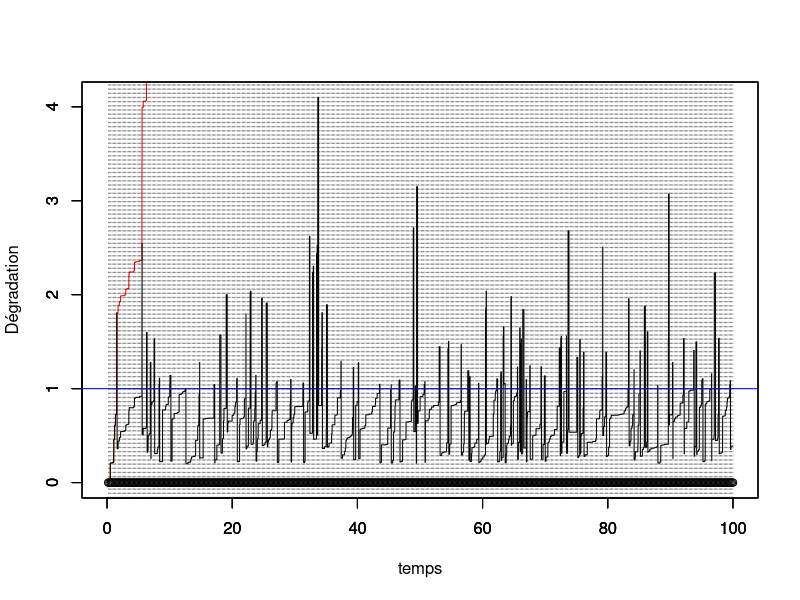
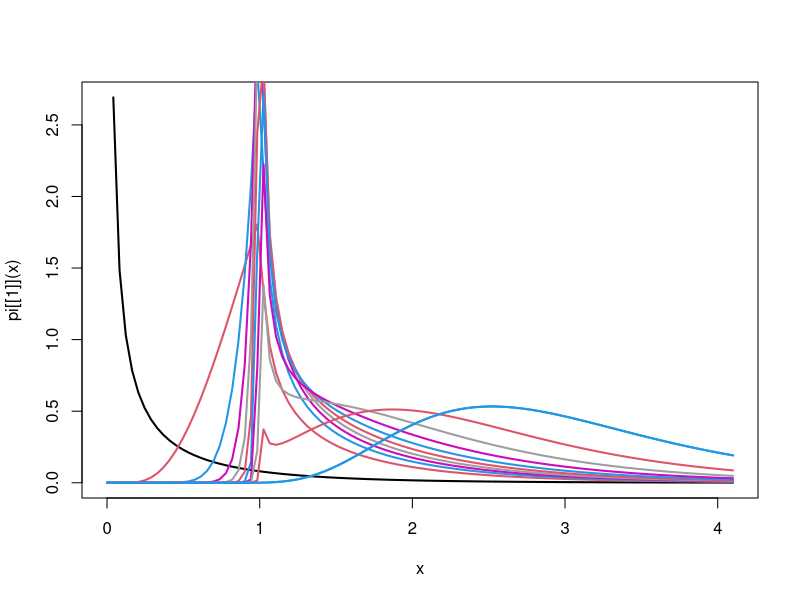

R code for these plots, in order:
# Programme d'optimisation de la maintenance en fonction de tau et de L
rm(list=ls())
library(ggplot2)
library(tidyverse)

# Définition des coûts d'inspections et  de maintenances.
C_I <- 5
C_P <- 50
C_C <- 100

MaintOpti <- function(tau,L=1){
  set.seed(123)
  rho = 0.8 # parametre ARDinf
  M=5 # seuil pout MC
  tps.final <-100 # fenêtre d'observation du processus
  id.newcycle <- FALSE # Initialisation du nb de cycle de renouvellement
  
  #set.seed(123)
  # Simulation d'un processus gamma jusqu'au temps final
  pas = 0.01 # pas de temps pour simuler le processus
  
  alpha = 1 # paramètre de forme de Gamma a = alpha (t)^beta
  beta = 1 # paramètre de forme  de Gamma
  b=1   # paramètre d'échelle du Gamma
  temps = seq(from = 0,to = tps.final,by = pas)
  
  n=length(temps)
  
  nb.inspections<- floor(tps.final/tau) # nombre d'inspections max pendant la fenêtre d'observation.
  
  obs<-numeric(nb.inspections) # données observées (pendant les inspections, à t_j^-)
  
  j<-1 # indicateur prochaine inspection
  j.newcycle <- 0 # identifier le j où nouveau cycle
  nb.cycles <- 1 # compteur de cycles
  
  x=matrix(nrow=nb.inspections+1,ncol = n) # processus Gamma simulé, nb.lignes = nb.cycles
  x[nb.cycles,1] = 0     # initialisation du processus Gamma = 0 à t=0
  for(i in 2:n){
    x[nb.cycles,i] = x[nb.cycles,i-1] + rgamma(1,scale = b, shape = alpha*(temps[i]^beta-temps[i-1]^beta))
  }
  y=numeric(n) # processus Gamma maintenu
  y.tilde=numeric(n) # processus Gamma maintenu
  
  y[1]<-0
  y.tilde[1]<-0
  
  while (j<=nb.inspections) {
    # boucle sur un cycle de renouvellement
    if (id.newcycle){
      # on resimule un x depuis 0
      x[nb.cycles,1] = 0     # initialisation du processus Gamma = 0 à t=0
      for(i in 2:n){
        x[nb.cycles,i] = x[nb.cycles,i-1] + rgamma(1,scale = b, shape = alpha*(temps[i]^beta-temps[i-1]^beta))
      }
      id.newcycle <- FALSE
    }
    
    y.tilde[((j-1)*tau/pas+2):(j*(tau/pas)+1)]<-y[((j-1)*tau/pas+2):(j*(tau/pas)+1)]<-y[(j-1)*tau/pas+1]+ x[nb.cycles,((j-j.newcycle-1)*tau/pas+2):((j-j.newcycle)*(tau/pas)+1)]- x[nb.cycles,(j-j.newcycle-1)*tau/pas+1]
    
    obs[j]<-y[j*tau/pas+1] # état dégradation à l'inspection (t_j^-)
    
    if (obs[j] < L) {
      #print("no action")
    } else {
      if (obs[j]<M) {
        y[j*tau/pas+1]<-(1-rho)*y[j*tau/pas+1] # on écrase (ARD infini)
      } else {
        y[j*tau/pas+1]<-0
        id.newcycle <- TRUE
        j.newcycle <- j
        nb.cycles <- nb.cycles+1
      }
    }
    j<-j+1
  }
  
  
  #df <- data.frame(temps,x,y)
  #mygraph <- ggplot(df,aes(x = temps)) +  
  #  geom_line(aes(y = y), color = "darkred") +
  #  geom_line(aes(y = x), color="steelblue", linetype="twodash") +
  #  geom_abline(slope = 0,intercept = L,color="blue") +
  #  geom_abline(slope = 0,intercept = M,color="red")
  
  
  temps.cycle<-c(0,tau*which(obs>M),tps.final)
  indice.temps.cycle <- c(1,tau/pas*(which(obs>M))+1,length(temps))
  
  
  for (k in 1:nb.cycles){
    plot(temps[indice.temps.cycle[k]:indice.temps.cycle[k+1]],x[k,1:(indice.temps.cycle[k+1]-indice.temps.cycle[k]+1)],col="red",type="l",ylim = c(0,max(y.tilde)),xlim = c(0,tps.final),xlab="",ylab="")
    par(new=T)
  }
  
  plot(temps,y.tilde,type="l",ylim=c(0,max(y.tilde)),xlim = c(0,tps.final),ylab="",xlab="")
  
  
  par(new=T)
  plot(tau*(1:nb.inspections),numeric(length = nb.inspections),ylim=c(0,max(y.tilde)),type="p",xlim = c(0,tps.final),xlab = "temps",ylab="Dégradation")
  abline(h=L,col="blue")
  abline(h=M,col="red")
  abline(v=tau*(1:nb.inspections), lty =3, col = grey(0.1), lwd = 0.45)
  
  #abline(v = tau*(1:nb.inspection))
  #####################################
  # Calcul de la loi stationnaire
  #####################################
  
  
  ## update 20/05/2021
  ## version discrétisée pour le calcul de la loi stationnaire
  
  # fonction ntrap : renvoie l'intégrale par la méthode des trapèzes
  ntrap <- function(abs,ord){
    # Cette fonction renvoie un vecteur de taille nc (pour différentes valeurs de y)
    # abscisse abs : vecteur de taille nl
    # ordonnée ord : matrice de taille nc*nl
    # (abs_i+1-abs_i)*(f(abs_i,ord)+f(abs_i,ord)/2
    # (matrix(1,ncol=1,nrow=nc)%*%diff(abs)) = (x_2-x_1 x_3-x_2 ...
    #                                           x_2-x_1 x_3-x_2 ...)
    
    nl<- length(abs)
    if (is.matrix(ord)){
      nc <- nrow(ord)
      res <- rowSums((matrix(1,ncol=1,nrow=nc)%*%diff(abs))*(ord[,-ncol(ord)]+ord[,-1])/2)
    } else {
      nc <- 1
      res <- sum(diff(abs)*(ord[-length(ord)]+ord[-1])/2)
    }
    return(res)
  }
  
  
  
  
  
  # vecteur de l'état x
  level.x <- seq(0.01,max(y.tilde),0.01)
  n.level.x <-length(level.x)
  
  ind.L <- which( level.x == L)
  ind.M <- which( level.x == M)
  
  
  level.y <- seq(0.01,max(y.tilde),0.01)
  n.level.y <-length(level.y)
  
  mat.trans <- matrix(0,ncol=n.level.y,nrow = n.level.x)
  mat.trans.rho <- matrix(0,ncol=n.level.y,nrow = n.level.x)
  
  for(i in 1:(n.level.x-1)){
    mat.trans[i,(i+1):n.level.y]<-dgamma(level.y[(i+1):n.level.y]-level.x[i],scale=b,shape = alpha*tau^beta)
    mat.trans.rho[i,(i+1):n.level.y]<-dgamma(level.y[(i+1):n.level.y]-(1-rho)*level.x[i],scale=b,shape = alpha*tau^beta)
  }
  
  K<-100
  w<-matrix(0,nrow=K,ncol=n.level.y)
  w[1,]<-dgamma(level.y,scale = b,shape=alpha*tau^beta)
  
  
  pi<-list()
  pi[[1]]<-function(x) dgamma(x,scale = b,shape=alpha*tau^beta)
  curve(pi[[1]](x), from = 0, to = max(level.x), lwd = 2, col = k)
  
  for(k in 2:K){
    
    # Contribution à la première intégrale :
    
    Q1 <- ntrap(level.x[1:ind.L],t(mat.trans[1:ind.L,]) * matrix(rep(w[k-1,1:ind.L],n.level.y),byrow = T,ncol = ind.L)) 
    # Contribution à la deuxième intégrale :
    
    if(length(ind.M) == 0){
      Q2 <- ntrap(level.x[(ind.L+1):length(level.x)],t(mat.trans.rho[(ind.L+1):length(level.x),]) *matrix(rep(w[k-1,(ind.L+1):length(level.x)],n.level.y),byrow = T,ncol = length(level.x)-ind.L) )
    } else {
      Q2 <- ntrap(level.x[(ind.L+1):ind.M],t(mat.trans.rho[(ind.L+1):ind.M,]) *matrix(rep(w[k-1,(ind.L+1):ind.M],n.level.y),byrow = T,ncol = ind.M-ind.L) )
    }
    
    
    # Contribution à la troisième intégrale :
    if(length(ind.M) == 0){
      Q3 <- 0
    } else {
      Q3 <- dgamma(level.y,scale=b,shape=alpha*tau^beta) * ntrap(level.x[(ind.M+1):n.level.y],w[k-1,(ind.M+1):n.level.y])
    }
    
    
    
    aux <- w[k,] <- (Q1+Q2+Q3)/ntrap(level.x,Q1+Q2+Q3)
    fn_w <- function(x) {
      res <- splinefun(x = level.x, y = aux)(x)*((0 < x) & (x<=max(level.x)))
      return(res)
    }
    pi[[k]] <- fn_w
    if(k%%10 == 0){
      curve(pi[[k]](x), from = 0, to = max(level.x), lwd = 2, add = TRUE, col = k,ylab = "w_k")
    }
    
    print(paste("L'intégrale de la", k,"-ième fonction vaut",integrate(fn_w,0,Inf)$value,sep=" "))
    #  scan()
  }
  ######################
  ###   fin update   ###
  ###################### 
  curve(pi[[K]](x), from = 0, to = max(level.x), add=T,lwd = 2, col = K)
  
  
  # 1ere intégrale \int_0^L \int_L^M f(y-x) pi(dx)
  
  #PI <- Vectorize(function(u) integrate(pi[[K]],0,u)$value)
  
  PI <- Vectorize(function(u,n=10000) {
    if (u>max(level.x)) {
      res<-1
    }
    else {
      #set.seed(123)
      x<-runif(n,0,u)
      res <- mean(pi[[K]](x))*u
    }  
    return(res)
  })
  
  
  
  # Tirer selon loi stationnaire :
  
  # Tirer un u selon U[0,1]
  samplePi.aux <- function() {
    uu<-runif(1)
    uniroot(function(u) PI(u) - uu,c(0,10000))$root
  }
  
  
  
  #ech<-replicate(10000,samplePi.aux())
  #yPi <- runif(10000,L,M)
  #mean(dgamma(yPi-ech,rate=beta,shape=alpha*tau)*(M-L))*PI(M)
  
  
  # Ne semble pas fonctionner quand on compare l'histo avec la densité ! 23/06/2021.
  
  yPi <- runif(100000,L,M)
  xPi <- runif(100000,0,M)
  
  int.1 <- mean(dgamma(yPi-xPi,scale=b,shape=alpha*tau^beta)*pi[[K]](xPi))*(M-L)*M
  print(paste("la proba que Y soit entre L et M vaut ",int.1))
  xPi <- rexp(100000,1)
  yPi <- runif(100000,0,M)
  int.2 <- 1-mean(dgamma(yPi-xPi,scale=b,shape=alpha*tau^beta)*pi[[K]](xPi)/dexp(xPi))*(M)
  print(paste("la proba que Y soit plus grand que M vaut ",int.2))
  
  res <- (C_I+C_P*int.1+C_C*int.2)/tau
  return(res)
}

#seq.tau<-seq(from = 0.1,to = 1,by = 0.01)
#cout.tau <-numeric(length(seq.tau))
cout.tau<-MaintOpti(0.2)


#for(ii in 1:length(seq.tau)){
#  cout.tau[ii] <- MaintOpti(tau = seq.tau[ii])
#}

#plot(seq.tau,cout.tau)


#seq.L<-seq(from = 0.5,to = 3.5,by = 0.1)
#cout.L <-numeric(length(seq.L))

#for(ii in 1:length(seq.L)){
#  cout.L[ii] <- MaintOpti(tau = 0.5,L=seq.L[ii])
#}

#plot(seq.L,cout.L)
